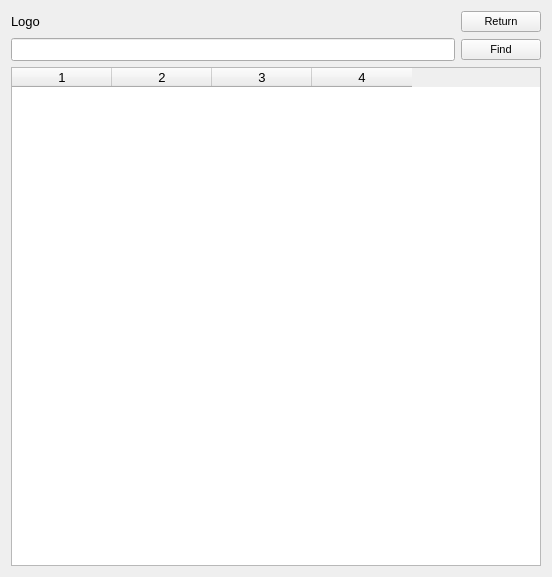
<?xml version="1.0" encoding="UTF-8"?>
<ui version="4.0">
 <class>FormGames</class>
 <widget class="QWidget" name="FormGames">
  <property name="geometry">
   <rect>
    <x>0</x>
    <y>0</y>
    <width>552</width>
    <height>577</height>
   </rect>
  </property>
  <property name="font">
   <font>
    <pointsize>10</pointsize>
   </font>
  </property>
  <property name="windowTitle">
   <string>SteamAchievementsStatistic</string>
  </property>
  <layout class="QGridLayout" name="gridLayout">
   <item row="2" column="0" colspan="2">
    <widget class="QTableWidget" name="TableWidgetGames">
     <property name="columnCount">
      <number>4</number>
     </property>
     <column/>
     <column/>
     <column/>
     <column/>
    </widget>
   </item>
   <item row="0" column="1">
    <widget class="QPushButton" name="ButtonReturn">
     <property name="font">
      <font>
       <pointsize>8</pointsize>
      </font>
     </property>
     <property name="text">
      <string>Return</string>
     </property>
    </widget>
   </item>
   <item row="0" column="0">
    <widget class="QLabel" name="LabelLogo">
     <property name="font">
      <font>
       <pointsize>10</pointsize>
      </font>
     </property>
     <property name="text">
      <string>Logo</string>
     </property>
    </widget>
   </item>
   <item row="1" column="0">
    <widget class="QLineEdit" name="LineEditGame">
     <property name="font">
      <font>
       <pointsize>10</pointsize>
      </font>
     </property>
    </widget>
   </item>
   <item row="1" column="1">
    <widget class="QPushButton" name="ButtonFind">
     <property name="enabled">
      <bool>true</bool>
     </property>
     <property name="font">
      <font>
       <pointsize>8</pointsize>
      </font>
     </property>
     <property name="text">
      <string>Find</string>
     </property>
    </widget>
   </item>
  </layout>
 </widget>
 <tabstops>
  <tabstop>LineEditGame</tabstop>
  <tabstop>ButtonFind</tabstop>
  <tabstop>ButtonReturn</tabstop>
 </tabstops>
 <resources/>
 <connections/>
</ui>
